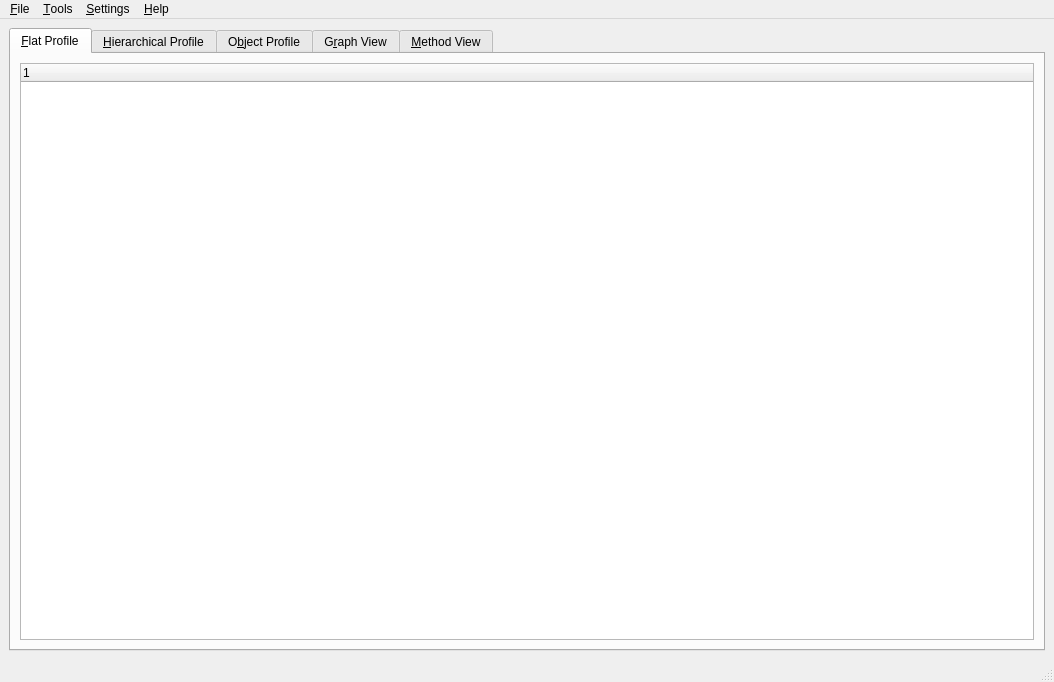
<?xml version="1.0" encoding="UTF-8"?>
<ui version="4.0">
 <class>MainWindow</class>
 <widget class="QMainWindow" name="MainWindow">
  <property name="geometry">
   <rect>
    <x>0</x>
    <y>0</y>
    <width>1054</width>
    <height>682</height>
   </rect>
  </property>
  <property name="windowTitle">
   <string>MainWindow</string>
  </property>
  <widget class="QWidget" name="flatWidget">
   <layout class="QGridLayout" name="gridLayout_3">
    <item row="0" column="0">
     <widget class="QTabWidget" name="mTabs">
      <property name="currentIndex">
       <number>0</number>
      </property>
      <widget class="QWidget" name="tab">
       <attribute name="title">
        <string>&amp;Flat Profile</string>
       </attribute>
       <layout class="QGridLayout" name="gridLayout">
        <item row="0" column="0">
         <widget class="QTreeWidget" name="mFlat">
          <column>
           <property name="text">
            <string notr="true">1</string>
           </property>
          </column>
         </widget>
        </item>
       </layout>
      </widget>
      <widget class="QWidget" name="tab_2">
       <attribute name="title">
        <string>&amp;Hierarchical Profile</string>
       </attribute>
       <layout class="QGridLayout" name="gridLayout_4">
        <item row="0" column="0">
         <widget class="QTreeWidget" name="mHier">
          <column>
           <property name="text">
            <string notr="true">1</string>
           </property>
          </column>
         </widget>
        </item>
       </layout>
      </widget>
      <widget class="QWidget" name="tab_3">
       <attribute name="title">
        <string>O&amp;bject Profile</string>
       </attribute>
       <layout class="QGridLayout" name="gridLayout_6">
        <item row="0" column="0">
         <widget class="QTreeWidget" name="mObjs">
          <column>
           <property name="text">
            <string notr="true">1</string>
           </property>
          </column>
         </widget>
        </item>
       </layout>
      </widget>
      <widget class="QWidget" name="tab_4">
       <attribute name="title">
        <string>G&amp;raph View</string>
       </attribute>
       <layout class="QGridLayout" name="gridLayout_5">
        <item row="0" column="0">
         <widget class="QTextBrowser" name="mCallTree">
          <property name="readOnly">
           <bool>true</bool>
          </property>
         </widget>
        </item>
       </layout>
      </widget>
      <widget class="QWidget" name="tab_5">
       <attribute name="title">
        <string>&amp;Method View</string>
       </attribute>
       <layout class="QGridLayout" name="gridLayout_2">
        <item row="0" column="0">
         <widget class="QTextBrowser" name="mMethod">
          <property name="readOnly">
           <bool>true</bool>
          </property>
         </widget>
        </item>
       </layout>
      </widget>
     </widget>
    </item>
   </layout>
  </widget>
  <widget class="QMenuBar" name="menubar">
   <property name="geometry">
    <rect>
     <x>0</x>
     <y>0</y>
     <width>1054</width>
     <height>21</height>
    </rect>
   </property>
   <widget class="QMenu" name="menuFile">
    <property name="title">
     <string>&amp;File</string>
    </property>
    <addaction name="actionOpen"/>
    <addaction name="actionOpen_Recent"/>
    <addaction name="actionCompare"/>
    <addaction name="actionPrint"/>
    <addaction name="actionQuit"/>
   </widget>
   <widget class="QMenu" name="menuTools">
    <property name="title">
     <string>&amp;Tools</string>
    </property>
    <addaction name="action_Generate_Call_Graph"/>
    <addaction name="action_Display_TreeMap_View"/>
   </widget>
   <widget class="QMenu" name="menuSettings">
    <property name="title">
     <string>&amp;Settings</string>
    </property>
    <addaction name="actionAbbreviate_C_Templates"/>
    <addaction name="actionSelect_Font"/>
    <addaction name="action_Configure_KProf"/>
   </widget>
   <widget class="QMenu" name="menuHelp">
    <property name="title">
     <string>&amp;Help</string>
    </property>
    <addaction name="actionAbout_programm"/>
    <addaction name="actionAbout_Qt"/>
   </widget>
   <addaction name="menuFile"/>
   <addaction name="menuTools"/>
   <addaction name="menuSettings"/>
   <addaction name="menuHelp"/>
  </widget>
  <widget class="QStatusBar" name="statusbar"/>
  <action name="actionOpen">
   <property name="text">
    <string>&amp;Open</string>
   </property>
  </action>
  <action name="actionOpen_Recent">
   <property name="text">
    <string>Open &amp;Recent</string>
   </property>
  </action>
  <action name="actionCompare">
   <property name="text">
    <string>Co&amp;mpare With..</string>
   </property>
  </action>
  <action name="actionPrint">
   <property name="text">
    <string>&amp;Print</string>
   </property>
  </action>
  <action name="actionQuit">
   <property name="text">
    <string>&amp;Quit</string>
   </property>
  </action>
  <action name="actionAbbreviate_C_Templates">
   <property name="text">
    <string>Abbreviate C++ &amp;Templates</string>
   </property>
  </action>
  <action name="actionSelect_Font">
   <property name="text">
    <string>Select Font...</string>
   </property>
  </action>
  <action name="action_Generate_Call_Graph">
   <property name="text">
    <string>&amp;Generate Call Graph...</string>
   </property>
  </action>
  <action name="action_Display_TreeMap_View">
   <property name="text">
    <string>&amp;Display TreeMap View</string>
   </property>
  </action>
  <action name="action_Configure_KProf">
   <property name="text">
    <string>&amp;Configure color</string>
   </property>
  </action>
  <action name="actionAbout_programm">
   <property name="text">
    <string>About program</string>
   </property>
  </action>
  <action name="actionAbout_Qt">
   <property name="text">
    <string>About Qt</string>
   </property>
  </action>
 </widget>
 <resources/>
 <connections/>
</ui>
